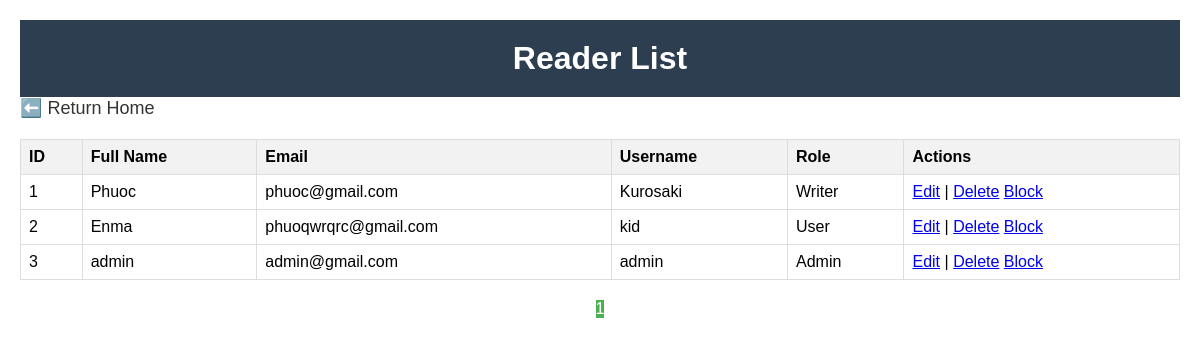
The page /readers on the database its author committed.
### app/models/reader_model.py (models this page shows, shortened)
class Reader(db.Model):
    id = db.Column(db.Integer, primary_key=True, autoincrement=True)
    full_name = db.Column(db.String(100), nullable=False)
    birthdate = db.Column(db.Date, nullable=True)
    gmail = db.Column(db.String(120), unique=True, nullable=False)
    gender = db.Column(db.Boolean, nullable=False)  # True for male, False for female
    nation = db.Column(db.String(100), nullable=True)
    phone = db.Column(db.String(20), unique=True, nullable=False)
    username = db.Column(db.String(80), unique=True, nullable=False)
    password = db.Column(db.String(255), nullable=False)
    role = db.Column(db.Integer, nullable=False, default=1)  # 1: user, 2: writer, 3: admin, 4 : blocked

### app/routes/reader_routes.py (the view)
@reader_routes.route('/readers', methods=['GET'])
def reader_list():
    page = request.args.get('page', 1, type=int)  # Get current page number from the URL, default to 1
    per_page = 10  # Number of users per page
    readers = reader_repo.getpaginated_readers(page, per_page)  # Query paginated results
    return render_template('reader/reader_list.html', readers=readers.items, pagination=readers)

### app/repositories/reader_repo.py (called while the page is built)
    def getpaginated_readers(self, page, per_page):
        return Reader.query.paginate(page=page, per_page=per_page, error_out=False)

### app/templates/reader/reader_list.html (shortened to what this page needs)
<!DOCTYPE html>
<html lang="en">
<head>
</head>
<body>
    <h1>Reader List</h1>
    <div style="margin-bottom: 20px;">
        <a href="/" class="return-home-btn" style="text-decoration: none; color: #333; font-size: 18px;">
          ⬅️ Return Home
        </a>
      </div>
    <table id="readerTable">
        <thead>
            <tr>
                <th onclick="sortTable(0)">ID</th>
                <th onclick="sortTable(1)">Full Name</th>
                <th onclick="sortTable(2)">Email</th>
                <th onclick="sortTable(3)">Username</th>
                <th onclick="sortTable(4)">Role</th>
                <th>Actions</th>
            </tr>
        </thead>
        <tbody>
            {% for reader in readers %}
                <tr>
                    <td>{{ reader.id }}</td>
                    <td>{{ reader.full_name }}</td>
                    <td>{{ reader.gmail }}</td>
                    <td>{{ reader.username }}</td>
                    <td>{{ 'Admin' if reader.role == 3 else 'Writer' if reader.role == 2 else 'User' }}</td>
                    <td>
                        <a href="{{ url_for('reader_routes.update_reader', reader_id=reader.id) }}">Edit</a> |
                        <a href="{{ url_for('reader_routes.delete_reader', reader_id=reader.id) }}" onclick="return confirm('Are you sure?')">Delete</a>
                        <a href="{{ url_for('reader_routes.toggle_block', reader_id=reader.id) }}"
                            class="block-btn"
                            data-role="{{ reader.role }}">
                            {{ 'Unblock' if reader.role == 4 else 'Block' }}
                        </a>
                    </td>
                </tr>
            {% endfor %}
        </tbody>
    </table>
    <div class="pagination">
        <span class="active">{{ pagination.page }}</span>
    </div>
</body>
</html>

### app/templates/reader/reader_list.html (style rules this page uses)
body { font-family: Arial, sans-serif; margin: 20px; }
h1 { text-align: center; }
table { width: 100%; border-collapse: collapse; margin-top: 20px; text-align: left; }
th, td { padding: 8px; border: 1px solid #ddd; text-align: left; }
th { cursor: pointer; background-color: #f2f2f2; }
.pagination { display: flex; justify-content: center; margin-top: 20px; }
.pagination .active { background-color: #4CAF50; color: white; }
h1 { text-align: center; padding: 20px; background-color: #2c3e50; color: white; margin: 0; }

### rows shown on the page
Reader: id "1", full_name "Phuoc", gmail "phuoc@gmail.com", username "Kurosaki", role "Writer", role "Block"
Reader: id "2", full_name "Enma", gmail "phuoqwrqrc@gmail.com", username "kid", role "User", role "Block"
Reader: id "3", full_name "admin", gmail "admin@gmail.com", username "admin", role "Admin", role "Block"

### other values the page prints
{{ pagination.page }} "1"
